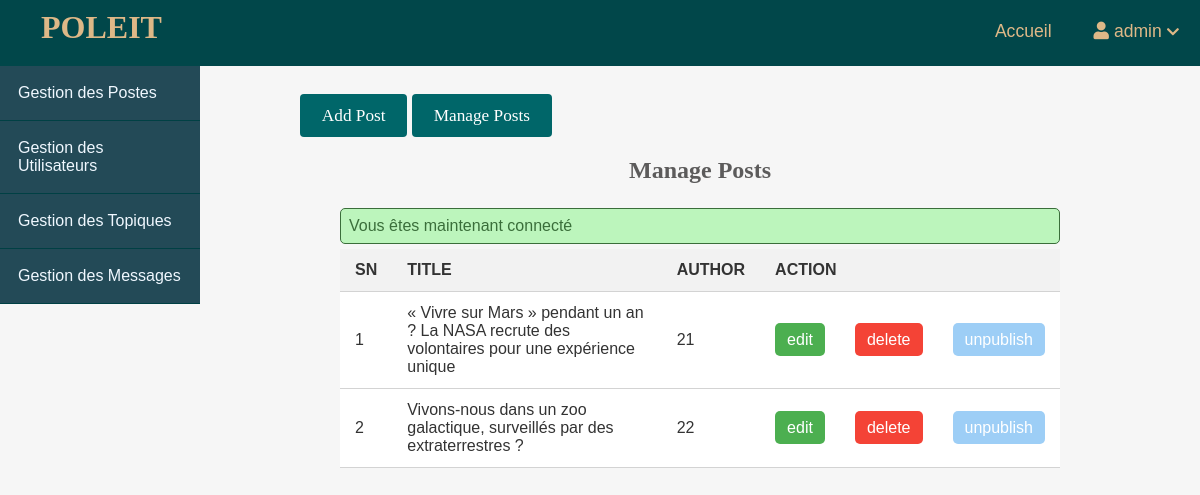
Screenshot of /admin/posts/index.php (signed in) with the database file from the repository.
### tables this page shows
CREATE TABLE IF NOT EXISTS `posts` (
  `id` int NOT NULL AUTO_INCREMENT,
  `user_id` int NOT NULL,
  `topic_id` int DEFAULT NULL,
  `title` varchar(255) NOT NULL,
  `image` varchar(255) NOT NULL,
  `body` text NOT NULL,
  `published` tinyint NOT NULL,
  `created_at` datetime NOT NULL DEFAULT CURRENT_TIMESTAMP,
  PRIMARY KEY (`id`),
  KEY `topic_id` (`topic_id`)
);

### app/database/db.php (called while the page is built, shortened)
<?php
require('connect.php');
function selectAll($table, $conditions = [])
{
    global $conn;
    $sql = "SELECT * FROM $table";
    if (empty($conditions)) {
        $stmt = $conn->prepare($sql);
        $stmt->execute();
        $records = $stmt->get_result()->fetch_all(MYSQLI_ASSOC);
        return $records;
    }
}

### app/controllers/posts.php (called while the page is built, shortened)
<?php
include(ROOT_PATH . "/app/database/db.php");
$table = 'posts';
$posts = selectAll($table);

### admin/posts/index.php (the view, shortened to what this page needs)
<?php include(ROOT_PATH . "/app/controllers/posts.php");
?>
<!DOCTYPE html>
<html lang="en">
<head>
    <link rel="stylesheet" href="https://use.fontawesome.com/releases/v5.7.2/css/all.css"
>
    <link rel="stylesheet" href="../../assets/css/style.css">
    <link rel="stylesheet" href="../../style.css">
    <link rel="stylesheet" href="../../assets/css/admin.css">
</head>
<body>
<?php include(ROOT_PATH . "/app/includes/dashboardHeader.php"); ?>
    <div class="admin-wrapper">
        <?php include(ROOT_PATH . "/app/includes/adminSidebar.php"); ?>
        <div class="admin-content">
            <div class="button-group">
                <a href="create.php" class="btn btn-big">Add Post</a>
                <a href="index.php" class="btn btn-big">Manage Posts</a>
            </div>
            <div class="content">
                <h2 class="page-title">Manage Posts</h2>
                <?php include(ROOT_PATH . "/app/includes/messages.php"); ?>
                <table>
                    <thead>
                        <th>SN</th>
                        <th>Title</th>
                        <th>Author</th>
                        <th colspan="3">Action</th>
                    </thead>
                    <tbody>
                        <?php foreach ($posts as $key => $post) : ?>
                            <tr>
                                <td><?php echo $key + 1; ?></td>
                                <td><?php echo $post['title'] ?></td>
                                <td><?php echo $post['id'] ?></td>
                                <td><a href="edit.php?id=<?php echo $post['id']; ?>" class="edit">edit</a></td>
                                <td><a href="edit.php?delete_id=<?php echo $post['id']; ?>" class="delete">delete</a></td>
                                <?php if ($post['published']) : ?>
                                    <td><a href="edit.php?published=0&p_id=<?php echo $post['id'] ?>" class="unpublish">unpublish</a></td>
                                <?php else : ?>
                                    <td><a href="edit.php?published=1&p_id=<?php echo $post['id'] ?>" class="publish">publish</a></td>
                                <?php endif; ?>
                            </tr>
                        <?php endforeach; ?>
                    </tbody>
                </table>
            </div>
        </div>
    </div>
</body>
</html>

### assets/css/style.css (style rules this page uses)
html { scroll-behavior: smooth; }
body { height: 100%; padding: 0px; margin: 0px; background: #f6f6f6; font-family: Nunito sans, sans-serif; }
h1, h2, h3, h4, h5, h6 { font-family: "Candal", serif; color: #5c5b5b; margin: 5px; }
a { text-decoration: none; color: inherit; }
.btn { padding: 0.5rem 1rem; background: #006669; color: white; border: 1px solid transparent; border-radius: 0.25rem; font-size: 1.08em; font-family: "Lora", serif; }
.btn-big { padding: 0.7rem 1.3rem; line-height: 1.3rem; }
.content { width: 90%; margin: 30px auto 30px; }

### assets/css/admin.css (style rules this page uses)
.admin-wrapper { display: flex; height: calc(100% - 66px); }
.admin-wrapper .admin-content { flex: 8; height: 100%; padding: 40px 100px 100px; overflow-y: scroll; }
.admin-content .page-title { text-align: center; margin-bottom: 1.5rem; }
table { width: 100%; border-collapse: collapse; font-size: 1rem; }
th, td { padding: 12px 15px; text-align: left; border-bottom: 1px solid #d3d3d3; }
th { background-color: #f2f2f2; color: #333; font-weight: bold; text-transform: uppercase; }
td { background-color: #fff; color: #333; }
.edit, .delete, .unpublish, .publish { padding: 8px 12px; border-radius: 5px; text-decoration: none; transition: background-color 0.3s ease; }
.edit { background-color: #4caf50; color: #fff; }
.delete { background-color: #f44336; color: #fff; }
.unpublish { background-color: #9dcef6; color: #fff; }

### rows the page displays
posts: title "« Vivre sur Mars » pendant un an ? La NASA recrute des volontaires pour une expérience unique", id "21"
posts: title "Vivons-nous dans un zoo galactique, surveillés par des extraterrestres ?", id "22"

### other values shown
$_SESSION['username'] "admin"
$_SESSION['message'] "Vous êtes maintenant connecté"
